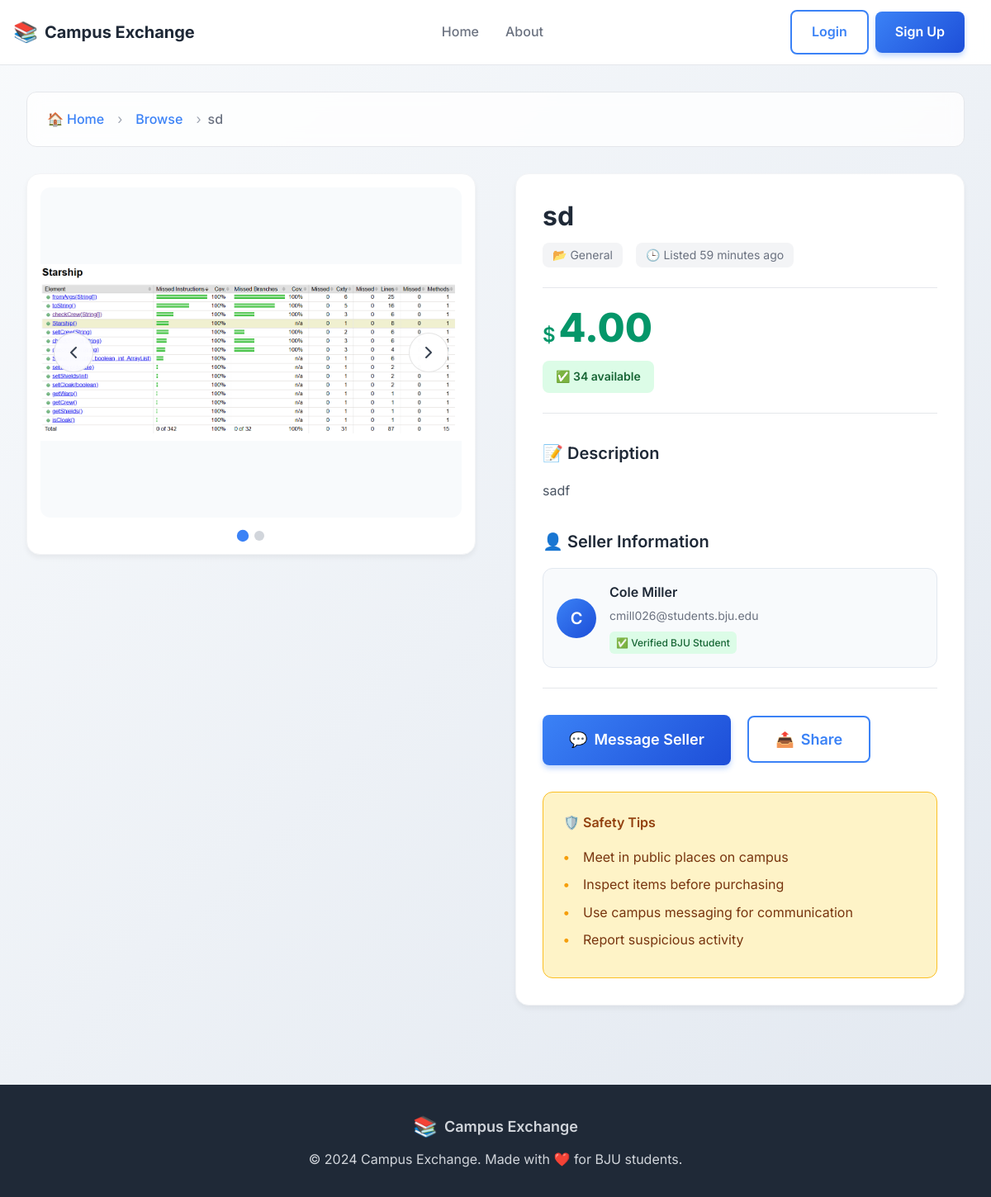
Page /listing/product_details/3/ on the committed database.
### listings/models.py (models this page shows, shortened)
class Product(models.Model):
    name = models.CharField(max_length=200)
    description = models.TextField()
    price = models.DecimalField(max_digits=10, decimal_places=2)
    stock = models.PositiveIntegerField()
    created_at = models.DateTimeField(default=timezone.now)
    updated_at = models.DateTimeField(auto_now=True)
    seller = models.ForeignKey(settings.AUTH_USER_MODEL, on_delete=models.CASCADE, related_name='products', null=True, blank=True)

class ProductImage(models.Model):
    product = models.ForeignKey(Product, related_name='images', on_delete=models.CASCADE)
    image = models.ImageField(upload_to='product_images/')
    order = models.PositiveIntegerField(default=0)  # Add ordering field
    class Meta:
        ordering = ['order', 'id']  # Order by order field, then by id (which preserves creation order)

### users/models.py (models this page shows, shortened)
class CustomUser(AbstractBaseUser, PermissionsMixin):
    email = models.EmailField(unique=True)
    full_name = models.CharField(max_length=255, blank=True)  # New field for the user's name
    is_active = models.BooleanField(default=True)
    is_staff = models.BooleanField(default=False)
    is_superuser = models.BooleanField(default=False)
    objects = CustomUserManager()
    USERNAME_FIELD = 'email'
    REQUIRED_FIELDS = [] # You can add 'name' here if it's required at the creation of the user

### listings/views.py (the view)
# urls.py: path('product_details/<int:id>/', views.product_details, name='product_details'),
def product_details(request, id):
    product = get_object_or_404(Product, id=id)
    return render(request, 'product_detail.html', {'product': product})

### listings/templates/product_detail.html (shortened to what this page needs)
{% extends 'layout.html' %}
{% block css %}
{% load static %}
<link rel="stylesheet" href="{% static 'css/product_detail.css' %}">
{% endblock %}
{% block content %}
<div class="product-detail-container">
    <nav class="breadcrumb-nav">
        <div class="breadcrumb-container">
            <a href="/" class="breadcrumb-link">
                <span>🏠</span> Home
            </a>
            <span class="breadcrumb-divider">›</span>
            <a href="/listing/products" class="breadcrumb-link">Browse</a>
            <span class="breadcrumb-divider">›</span>
            <span class="breadcrumb-current">{{ product.name|truncatechars:30 }}</span>
        </div>
    </nav>
    <div class="product-main-section">
        <div class="product-images-section">
            <div class="product-carousel">
                <div class="carousel-container">
                    <button class="carousel-button prev-button" onclick="prevImage()" aria-label="Previous image">
                        <svg width="24" height="24" viewBox="0 0 24 24" fill="none">
                            <path d="M15 18L9 12L15 6" stroke="currentColor" stroke-width="2" stroke-linecap="round" stroke-linejoin="round"/>
                        </svg>
                    </button>
                    <div class="carousel-images">
                        {% for image in product.images.all %}
                            <img src="{{ image.image.url }}" alt="{{ product.name }}" class="carousel-image">
                        {% empty %}
                            <div class="no-image-placeholder">
                                <span class="no-image-icon">📷</span>
                                <p>No images available</p>
                            </div>
                        {% endfor %}
                    </div>
                    <button class="carousel-button next-button" onclick="nextImage()" aria-label="Next image">
                        <svg width="24" height="24" viewBox="0 0 24 24" fill="none">
                            <path d="M9 18L15 12L9 6" stroke="currentColor" stroke-width="2" stroke-linecap="round" stroke-linejoin="round"/>
                        </svg>
                    </button>
                </div>
                {% if product.images.all|length > 1 %}
                <div class="carousel-indicators">
                    {% for image in product.images.all %}
                        <button class="indicator-dot" onclick="showImage({{ forloop.counter0 }})" data-index="{{ forloop.counter0 }}"></button>
                    {% endfor %}
                </div>
                {% endif %}
            </div>
        </div>
        <div class="product-info-section">
            <div class="product-header">
                <h1 class="product-title">{{ product.name }}</h1>
                <div class="product-meta">
                    <span class="product-category">📂 {{ product.category|default:"General" }}</span>
                    <span class="product-date">🕒 Listed {{ product.created_at|timesince }} ago</span>
                </div>
            </div>
            <div class="product-price-section">
                <div class="price-display">
                    <span class="currency">$</span>
                    <span class="price-amount">{{ product.price }}</span>
                </div>
                <div class="stock-info">
                    {% if product.stock > 5 %}
                        <span class="stock-badge stock-available">✅ {{ product.stock }} available</span>
                    {% elif product.stock > 0 %}
                        <span class="stock-badge stock-limited">⚠️ Only {{ product.stock }} left</span>
                    {% else %}
                        <span class="stock-badge stock-out">❌ Out of stock</span>
                    {% endif %}
                </div>
            </div>
            <div class="product-description-section">
                <h3 class="section-title">📝 Description</h3>
                <div class="description-content">
                    {{ product.description|linebreaks }}
                </div>
            </div>
            <div class="seller-info-section">
                <h3 class="section-title">👤 Seller Information</h3>
                <div class="seller-card">
                    <div class="seller-avatar">
                        {{ product.seller.full_name|first|upper }}
                    </div>
                    <div class="seller-details">
                        <div class="seller-name">{{ product.seller.full_name }}</div>
                        <div class="seller-email">{{ product.seller.email }}</div>
                        <div class="seller-badge">✅ Verified BJU Student</div>
                    </div>
                </div>
            </div>
            <div class="product-actions">
                {% if product.seller != request.user %}
                    {% if product.stock > 0 %}
                        <a href="/messaging/start_conv?user_id={{ product.seller.email }}&product_id={{ product.id }}" class="btn btn-primary btn-large">
                            <span>💬</span> Message Seller
                        </a>
                        <button class="btn btn-outline btn-large" onclick="shareProduct()">
                            <span>📤</span> Share
                        </button>
                    {% else %}
                        <button class="btn btn-disabled btn-large" disabled>
                            <span>❌</span> Out of Stock
                        </button>
                    {% endif %}
                {% endif %}
            </div>
            <div class="safety-tips-section">
                <h4 class="safety-title">🛡️ Safety Tips</h4>
                <ul class="safety-list">
                    <li>Meet in public places on campus</li>
                    <li>Inspect items before purchasing</li>
                    <li>Use campus messaging for communication</li>
                    <li>Report suspicious activity</li>
                </ul>
            </div>
        </div>
    </div>
</div>
{% endblock %}

### static/css/base.css (style rules this page uses)
*, *::before, *::after { box-sizing: border-box; }
* { margin: 0; padding: 0; }
html { scroll-behavior: smooth; }
body { font-family: 'Inter', -apple-system, BlinkMacSystemFont, 'Segoe UI', Roboto, sans-serif; font-weight: 400; line-height: 1.6; color: #1f2937; background: linear-gradient(135deg, #f8fafc 0%, #e2e8f0 100%); min-height: 100vh; display: flex; flex-direction: column; }
.btn { display: inline-flex; align-items: center; justify-content: center; padding: 0.625rem 1.25rem; font-size: 0.875rem; font-weight: 600; text-decoration: none; border-radius: 0.5rem; border: none; cursor: pointer; transition: all 0.3s ease; font-family: inherit; gap: 0.5rem; }
.btn-primary { background: linear-gradient(135deg, #3b82f6, #1d4ed8); color: white; box-shadow: 0 2px 4px rgba(59, 130, 246, 0.3); }
.btn-outline { background: transparent; color: #3b82f6; border: 1px solid #3b82f6; }

### rows in the picture
Product: name "sd", created_at "59 minutes", price "4.00", stock "34", description "sadf", seller.full_name|first "C", seller.full_name "Cole Miller", seller.email "cmill026@students.bju.edu"
ProductImage: image (picture)

### other values in the picture
{{ product.category|default:"General" }} "General"
